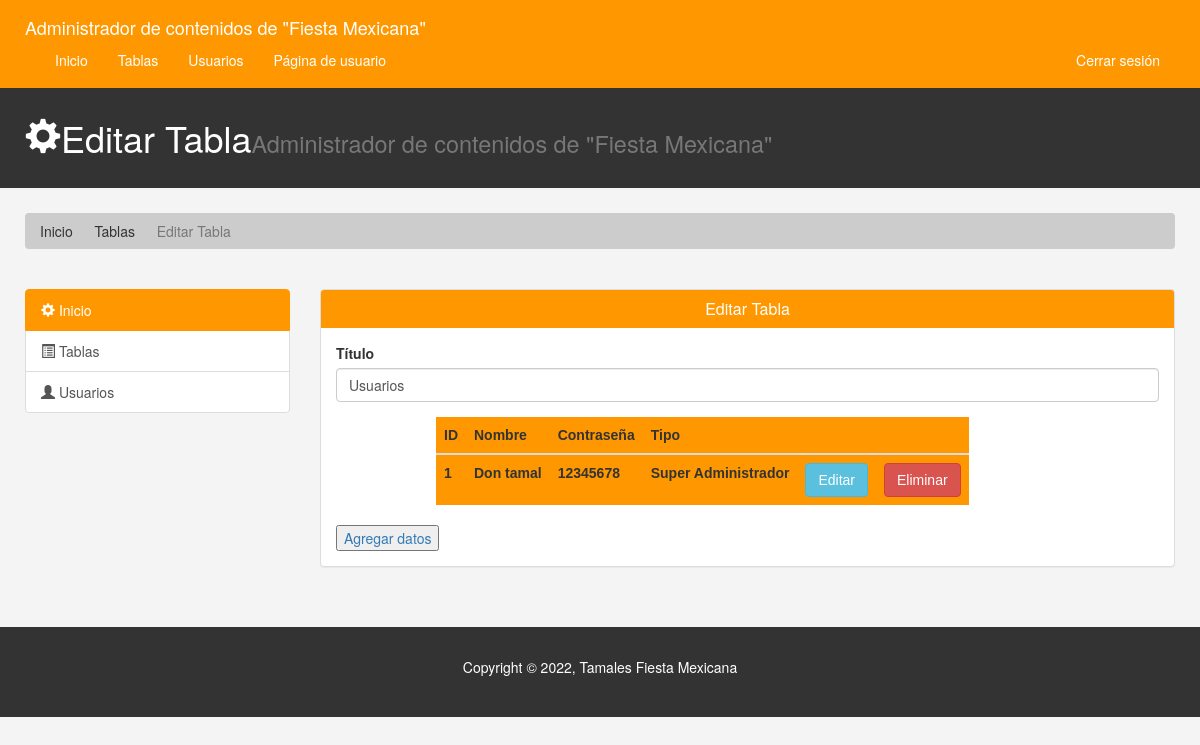
The page /admin/tablas/usuarios.php (signed in) on the database its author committed.
### tables this page shows
CREATE TABLE `usuarios` (
  `id_usuario` int(11) NOT NULL,
  `Nombre` varchar(10) DEFAULT NULL,
  `Contraseña` varchar(8) DEFAULT NULL,
  `Tipo_usuario` varchar(19) DEFAULT NULL
);

### admin/tablas/userAdmin.php (the view, shortened to what this page needs)
<?php
$servername = "127.0.0.1";
$username = "empleado1";
$password = "ChampuRRAD01";
$db_name = "fiesta_mx";
$conn = mysqli_connect($servername, $username, $password, $db_name);
$sql = "select * from usuarios";
$query = mysqli_query($conn,$sql);
?>
<!DOCTYPE html>
<html lang="en">
<head>
    <link href="css/estilosTablas.css" rel="stylesheet">
    <link href="css/style.css" rel="stylesheet">
</head>
<body>
    <section class="tProductos">
        <table class="table" style="width: auto;">
        <thead class="table-success table-striped" >
            <tr>
                <th>ID</th>
                <th>Nombre</th>
                <th>Contraseña</th>
                <th>Tipo</th>
                <th></th>
                <th></th>
            </tr>
        </thead>
        <tbody>
                <?php
                    while($row=mysqli_fetch_array($query)){
                ?>
                    <tr>
                        <th><?php  echo $row['id_usuario']?></th>
                        <th><?php  echo $row['Nombre']?></th>
                        <th><?php  echo $row['Contraseña']?></th>
                        <th><?php  echo $row['Tipo_usuario']?></th>
                        <th><a href="../actualizar/actualizarUs.php?id=<?php echo $row['id_usuario'] ?>" class="btn btn-info">Editar</a></th>
                        <th><a href="../actualizar/borrarUs.php?id=<?php echo $row['id_usuario'] ?>" class="btn btn-danger">Eliminar</a></th>
                    </tr>
                <?php
                    }
                ?>
        </tbody>
        </table>
    </section>
</body>
</html>

### admin/tablas/css/style.css (style rules this page uses)
body { background:#f4f4f4; }

### css/estilosTablas.css (style rules this page uses)
.tProductos { overflow:scroll; max-height:380px; width:auto; margin-left: 50px; }
.tProductos table { width:auto; background-color:lightgray; font-family: arial, sans-serif; text-align: left; }
th { background-color: #FF9800; padding: 5px 14px; }
tr:nth-child(1) { background-color: white; }
@media screen and (max-width: 1200px) { .tProductos { height:auto; } }

### admin/tablas/css/estilosTablas.css (style rules this page uses)
.tProductos { overflow:scroll; max-height:380px; width:auto; margin-left: 50px; }
.tProductos table { width:auto; background-color:lightgray; font-family: arial, sans-serif; text-align: left; }
th { background-color: #FF9800; padding: 5px 14px; }
tr:nth-child(1) { background-color: white; }
@media screen and (max-width: 1200px) { .tProductos { height:auto; } }

### rows shown on the page
usuarios: id_usuario "1", Nombre "Don tamal", Contraseña "12345678", Tipo_usuario "Super Administrador"
